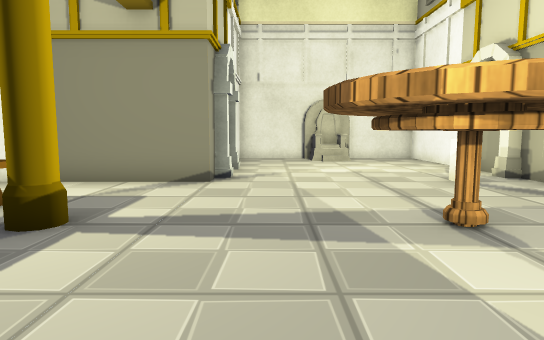
view 1 (above)

16 first-person views from a walk through a 3-D level made in the Unity game engine. The camera is 0.59 m above the floor, tilts 6° down and sees 75° across. The floor is counted in squares, 0.5 m on a side. Each view is taken from the middle of a square. On the plan, view 1 faces up. The plan holds only what a view shows up to about 14 squares ahead; the rest is blank. Some surface patterns are stand-ins.

view 2
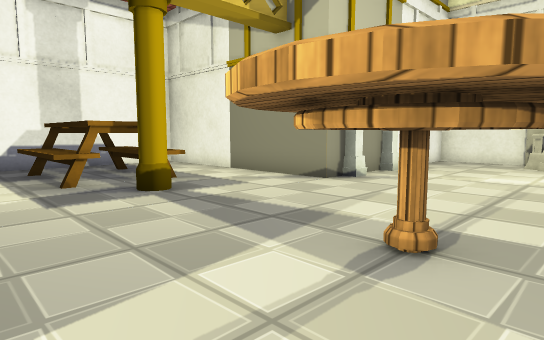

view 3
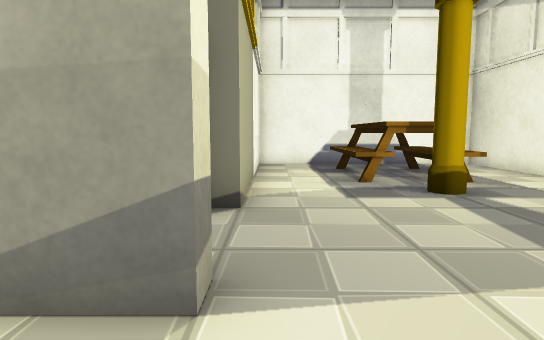

view 4
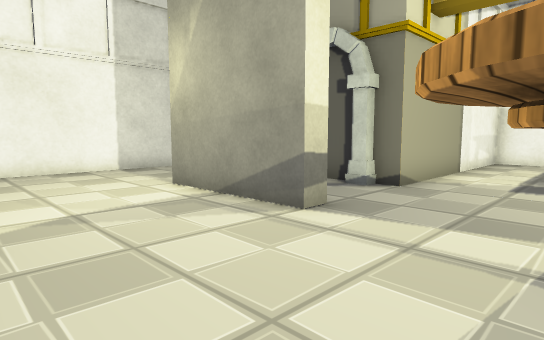

view 5
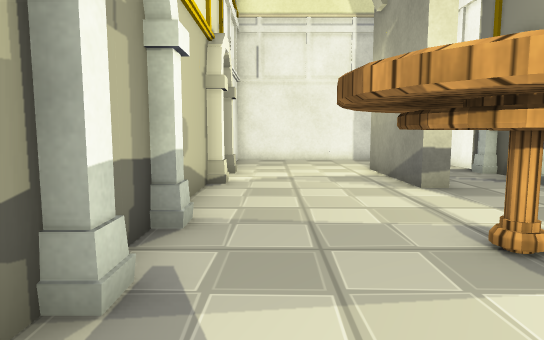

view 6
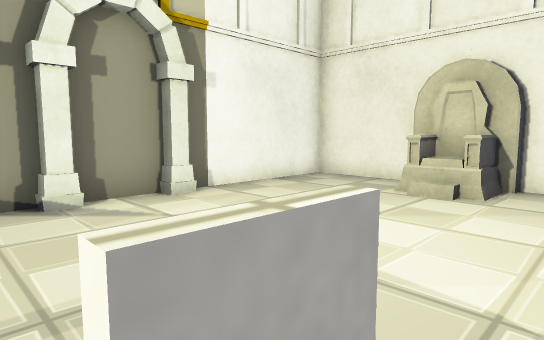

view 7
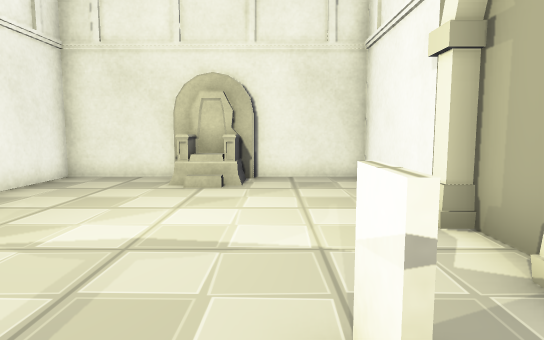

view 8
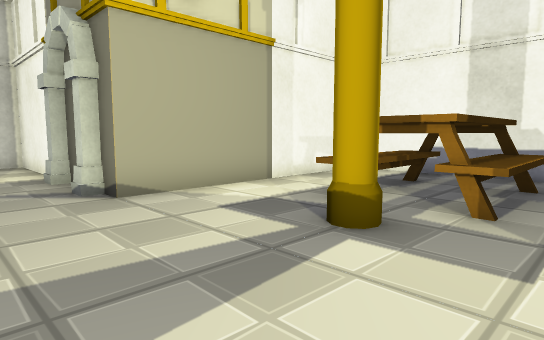

view 9
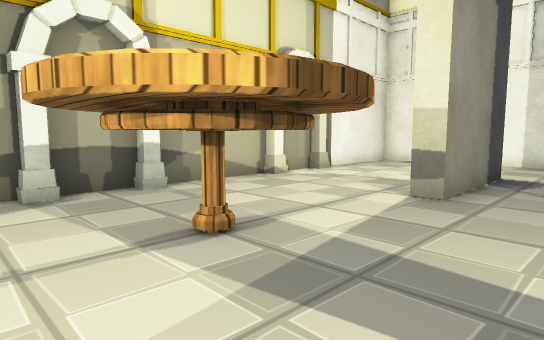

view 10
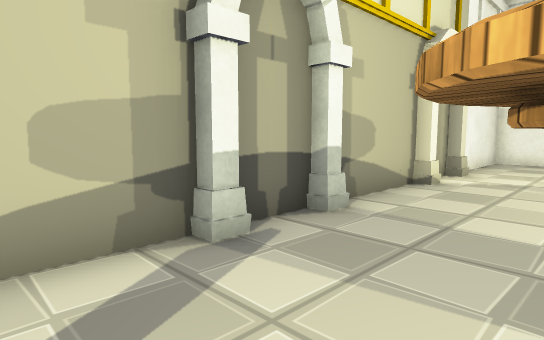

view 11
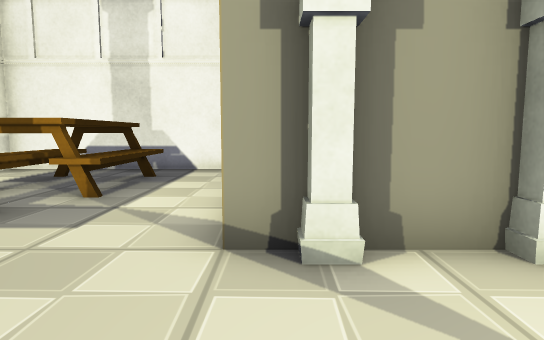

view 12
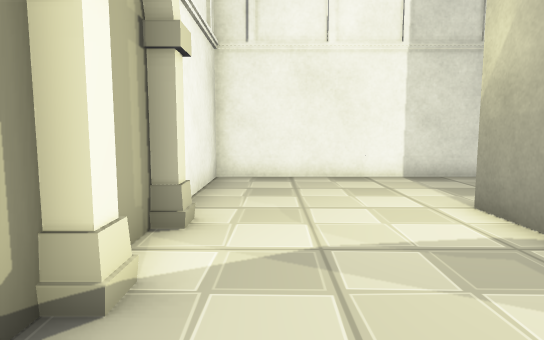

view 13
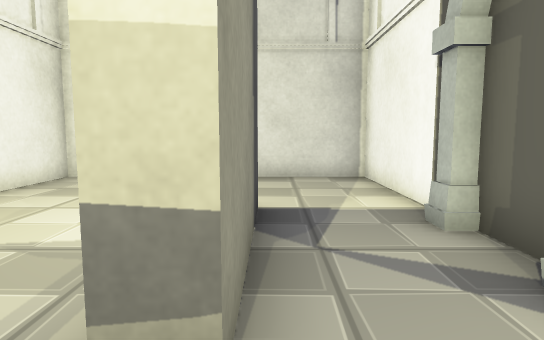

view 14
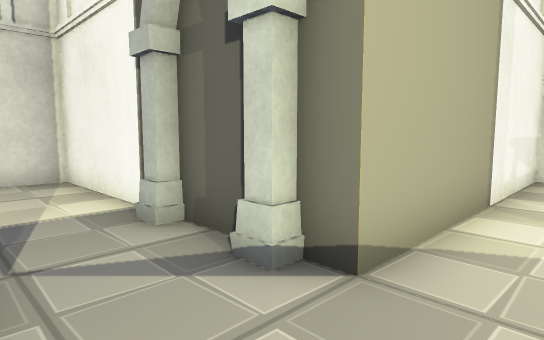

view 15
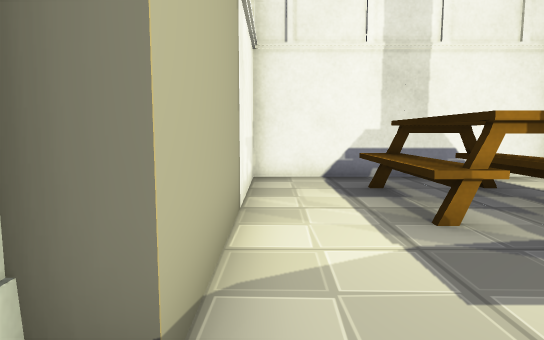

view 16
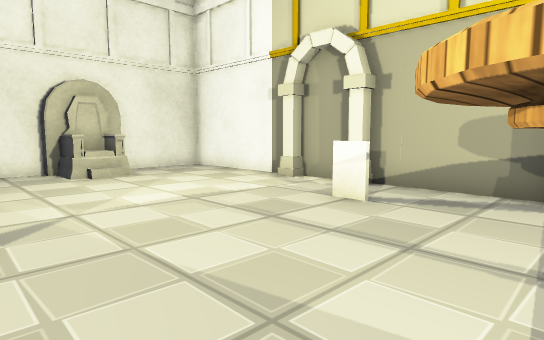

### Floor plan
Ten units are one square. View 1 is at (0, 0); x grows to the right and y downward. Boxes are objects, and circles mark ways between rooms. Rooms are numbered by the first view taken in them; rooms with no view inside come last. Other rooms are left out.
<svg viewBox="-100 -170 170 250">
<path fill="none" stroke="#000" d="M-15 -94 -15 -85 -95 -85 -95 -5 -15 -5 -15 3M-15 -115 -15 -97M-15 6 -15 15M65 -56 65 -93 62 -93 62 -97M65 -98 65 -114M62 -114 62 -119M12 15 12 -5 18 -5M65 -120 65 -165 34 -165M16 -165 -15 -165 -15 -120M44 -81 44 -89M46 -89 46 -81M12 35 12 15M62 29 62 24M65 24 65 10M18 -5 18 35M62 8 62 3 65 3 65 -31M-15 31 -15 75 65 75 65 31M-15 15 -15 24M65 -35 65 -54"/>
<rect x="-85" y="-65" width="50" height="40" fill="#bbb"><title>table</title></rect>
<rect x="-35" y="-55" width="10" height="20" fill="#bbb"><title>pillar</title></rect>
<rect x="-15" y="-5" width="10" height="10" fill="#bbb"><title>arch</title></rect>
<rect x="-15" y="-95" width="10" height="10" fill="#bbb"><title>arch</title></rect>
<rect x="-15" y="-125" width="10" height="10" fill="#bbb"><title>arch</title></rect>
<rect x="5" y="-65" width="40" height="40" fill="#bbb"><title>table</title></rect>
<rect x="15" y="-155" width="20" height="10" fill="#bbb"><title>throne</title></rect>
<rect x="15" y="-165" width="20" height="10" fill="#bbb"><title>throne</title></rect>
<rect x="-15" y="25" width="10" height="10" fill="#bbb"><title>arch</title></rect>
<rect x="55" y="-35" width="10" height="10" fill="#bbb"><title>arch</title></rect>
<rect x="55" y="-55" width="10" height="10" fill="#bbb"><title>arch</title></rect>
<circle cx="20" cy="-7" r="3" fill="#2a7"/>
<circle cx="55" cy="-60" r="3" fill="#2a7"/>
<text x="-10" y="-70">1</text>
<text x="30" y="30">2</text>
</svg>
Room 1 opens to room 2.

Where each view was taken, in squares from view 1:
view 1: 0 up, 0 right, facing up
view 2: 1 up, 4 right, facing up-left
view 3: 1 up, 4 right, facing left
view 4: 4 up, 6 right, facing down-left
view 5: 8 up, 5 right, facing down
view 6: 8 up, 5 right, facing up-left
view 7: 7 up, 4 right, facing up
view 8: 7 up, 1 right, facing down-left
view 9: 7 up, 1 left, facing down-right
view 10: 8 up, 3 right, facing down-right
view 11: 9 up, 2 right, facing left
view 12: 2 up, 5 right, facing down
view 13: 2 up, 1 right, facing down
view 14: 2 up, 1 right, facing down-left
view 15: 1 up, 0 right, facing left
view 16: 5 up, 1 left, facing up-right
